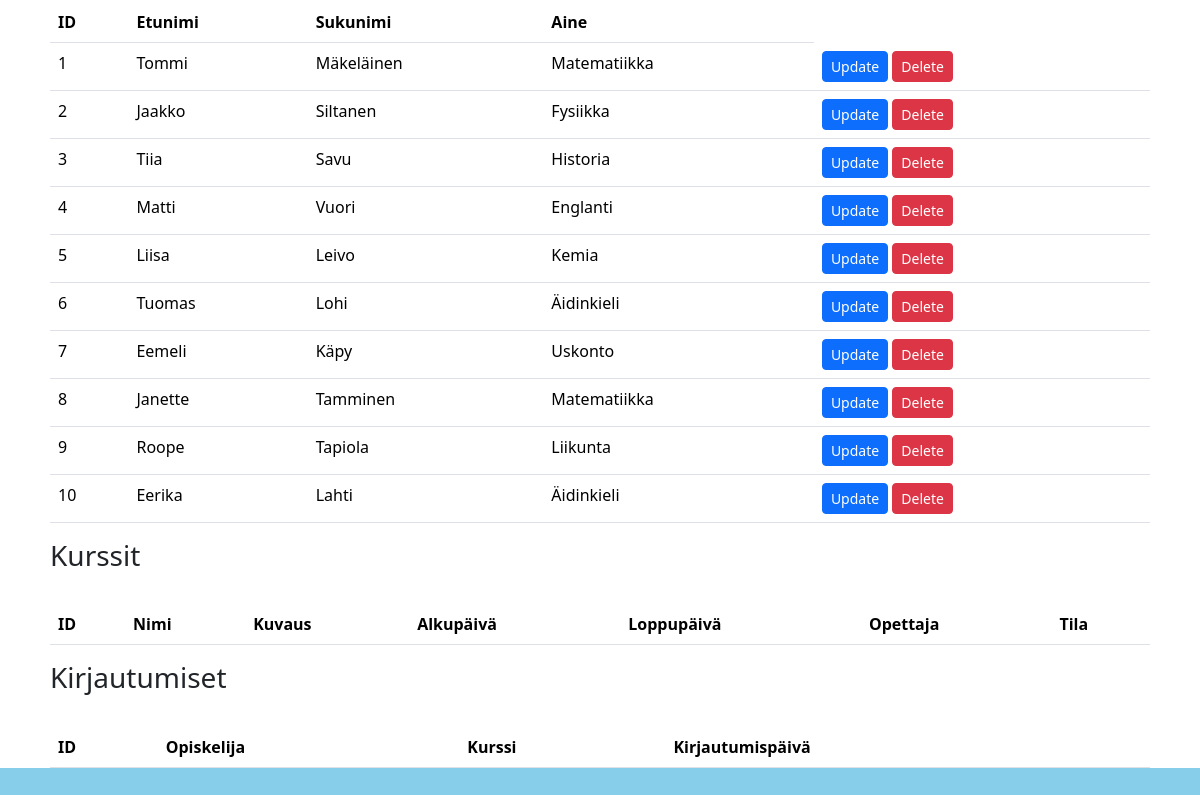
Page /Koodi/tiedot.php (lower part) on the earlier database version.
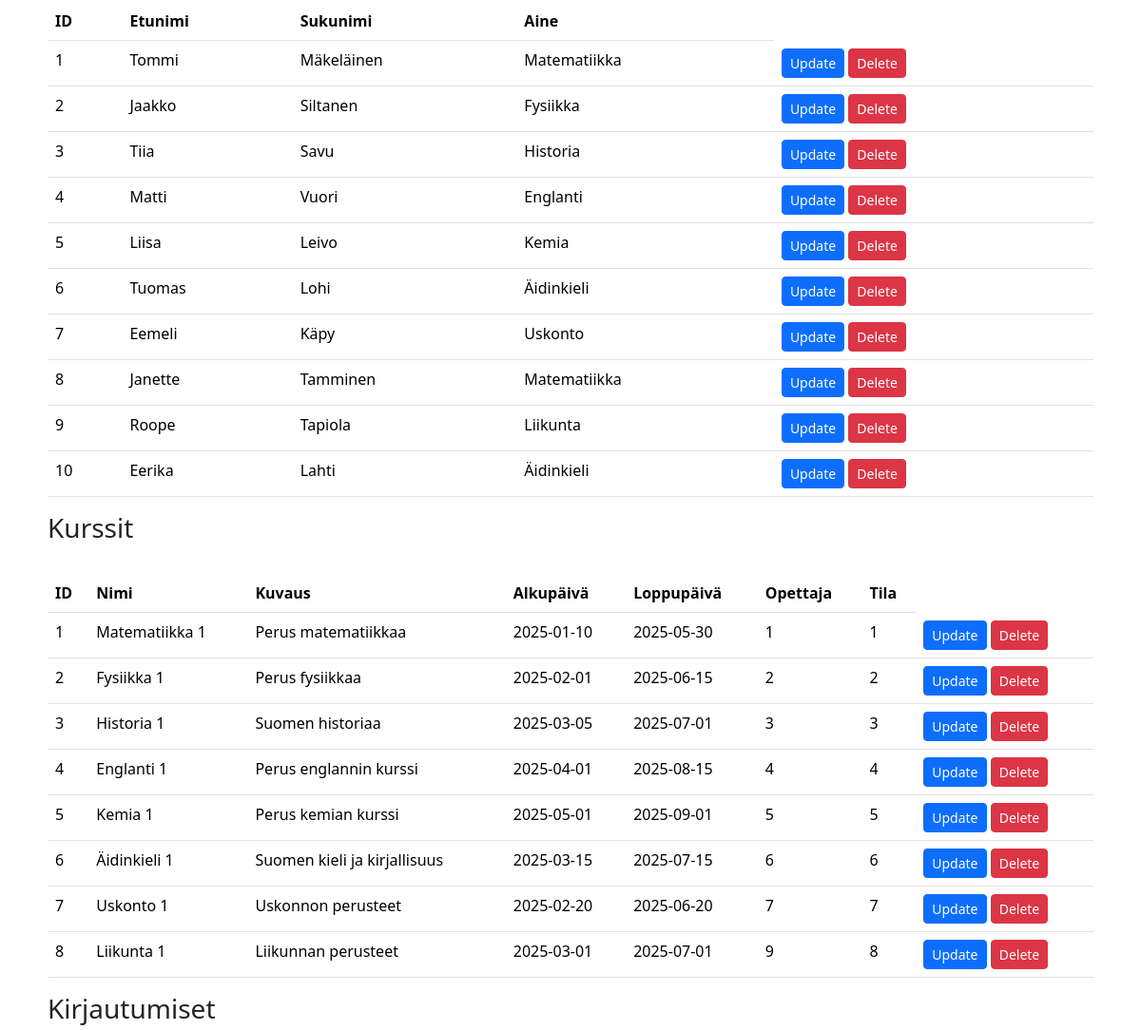
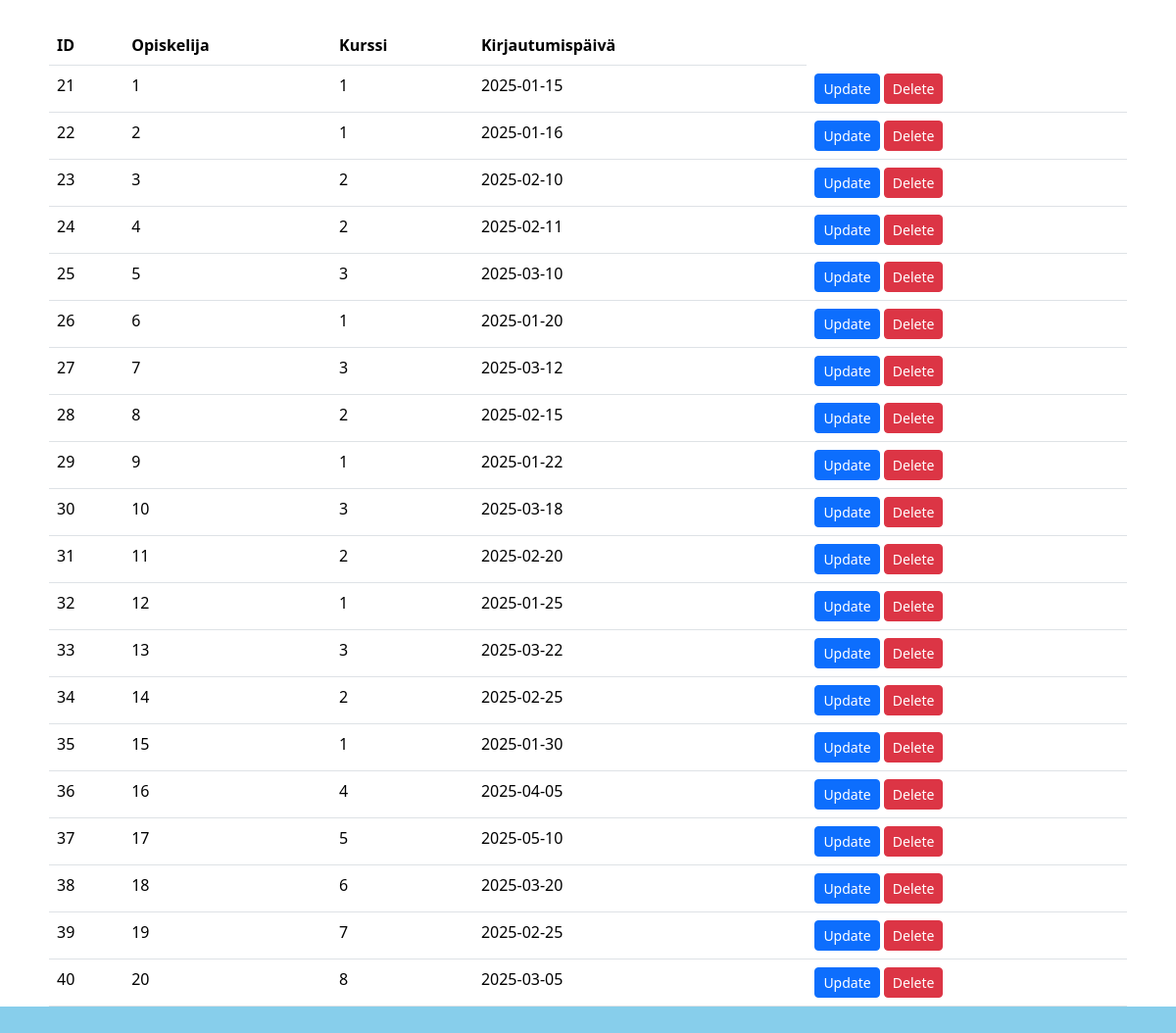
Same page on the later database version (2 pictures, top to bottom).
### tables this page shows
CREATE TABLE `opettajat` (
  `Tunnusnumero` int(11) NOT NULL,
  `Etunimi` varchar(30) NOT NULL,
  `Sukunimi` varchar(30) NOT NULL,
  `Aine` varchar(30) NOT NULL
);

CREATE TABLE `kurssit` (
  `Tunnus` int(11) NOT NULL,
  `Nimi` varchar(30) NOT NULL,
  `Kuvaus` text NOT NULL,
  `Alkupaiva` date NOT NULL,
  `Loppupaiva` date NOT NULL,
  `Opettaja` int(11) NOT NULL,
  `Tila` int(11) NOT NULL
);

CREATE TABLE `kurssikirjautuminen` (
  `Tunnus` int(11) NOT NULL,
  `Opiskelija` int(11) NOT NULL,
  `Kurssi` int(11) NOT NULL,
  `Kirjautumispaiva` date NOT NULL
);

### Koodi/tiedot.php (the view, shortened to what this page needs)
<!DOCTYPE html>
<html lang="en">
<head>
    <link rel="stylesheet" href="styles.css">
    <link href="https://cdn.jsdelivr.net/npm/bootstrap@5.3.8/dist/css/bootstrap.min.css" rel="stylesheet"></head>
<body>
    <div class="box" style="margin: 50px;">
        <div class="opettajat">
            <br>
            <table class="table">
                <thead>
                    <tr>
                        <th>ID</th>
                        <th>Etunimi</th>
                        <th>Sukunimi</th>
                        <th>Aine</th>
                    </tr>
                <thead>
                <tbody>
                    <?php
                    include("yhteys.php");
                    $sql = "SELECT * FROM opettajat";
                        $result = $yhteys->query($sql);
                    while($row = $result->fetch(PDO::FETCH_ASSOC)) {
                        echo"<tr>
                            <td>" . $row["Tunnusnumero"] . "</td>
                            <td>" . $row["Etunimi"] . "</td>
                            <td>" . $row["Sukunimi"] . "</td>
                            <td>" . $row["Aine"] . "</td>
                            <td>
                                <a class='btn btn-primary btn-sm' href='update.php?id=" . $row["Tunnusnumero"] . "'>Update</a>
                                <a class='btn btn-danger btn-sm' href='delete.php?id=" . $row["Tunnusnumero"] . "'>Delete</a>
                            </td>
                        </tr>";
                    }
                    ?>
                </tbody>
            </table>
        </div>
        <div class="kurssit">
            <h3>Kurssit</h3>
            <br>
            <table class="table">
                <thead>
                    <tr>
                        <th>ID</th>
                        <th>Nimi</th>
                        <th>Kuvaus</th>
                        <th>Alkupäivä</th>
                        <th>Loppupäivä</th>
                        <th>Opettaja</th>
                        <th>Tila</th>
                    </tr>
                <thead>
                <tbody>
                    <?php
                    include("yhteys.php");
                    $sql = "SELECT * FROM kurssit";
                        $result = $yhteys->query($sql);
                    while($row = $result->fetch(PDO::FETCH_ASSOC)) {
                        echo"<tr>
                            <td>" . $row["Tunnus"] . "</td>
                            <td>" . $row["Nimi"] . "</td>
                            <td>" . $row["Kuvaus"] . "</td>
                            <td>" . $row["Alkupaiva"] . "</td>
                            <td>" . $row["Loppupaiva"] . "</td>
                            <td>" . $row["Opettaja"] . "</td>
                            <td>" . $row["Tila"] . "</td>
                            <td>
                                <a class='btn btn-primary btn-sm' href='update.php?id=" . $row["Tunnus"] . "'>Update</a>
                                <a class='btn btn-danger btn-sm' href='delete.php?id=" . $row["Tunnus"] . "'>Delete</a>
                            </td>
                        </tr>";
                    }
                    ?>
                </tbody>
            </table>
        </div>
        <div class="kirjautumiset">
            <h3>Kirjautumiset</h3>
            <br>
            <table class="table">
                <thead>
                    <tr>
                        <th>ID</th>
                        <th>Opiskelija</th>
                        <th>Kurssi</th>
                        <th>Kirjautumispäivä</th>
                    </tr>
                <thead>
                <tbody>
                    <?php
                    include("yhteys.php");
                    $sql = "SELECT * FROM kurssikirjautuminen";
                        $result = $yhteys->query($sql);
                    while($row = $result->fetch(PDO::FETCH_ASSOC)) {
                        echo"<tr>
                            <td>" . $row["Tunnus"] . "</td>
                            <td>" . $row["Opiskelija"] . "</td>
                            <td>" . $row["Kurssi"] . "</td>
                            <td>" . $row["Kirjautumispaiva"] . "</td>
                            <td>
                                <a class='btn btn-primary btn-sm' href='update.php?id=" . $row["Tunnus"] . "'>Update</a>
                                <a class='btn btn-danger btn-sm' href='delete.php?id=" . $row["Tunnus"] . "'>Delete</a>
                            </td>
                        </tr>";
                    }
                    ?>
                </tbody>
            </table>
        </div>
    </div>
</body>
</html>

### Koodi/styles.css (style rules this page uses)
html, body { margin: 0; padding: 0; background-color: skyblue; min-height: 150vh; }

Differences in the rows shown:
added kurssit: Tunnus "1", Nimi "Matematiikka 1", Kuvaus "Perus matematiikkaa", Alkupaiva "2025-01-10", Loppupaiva "2025-05-30", Opettaja "1", Tila "1"
added kurssit: Tunnus "2", Nimi "Fysiikka 1", Kuvaus "Perus fysiikkaa", Alkupaiva "2025-02-01", Loppupaiva "2025-06-15", Opettaja "2", Tila "2"
added kurssit: Tunnus "3", Nimi "Historia 1", Kuvaus "Suomen historiaa", Alkupaiva "2025-03-05", Loppupaiva "2025-07-01", Opettaja "3", Tila "3"
added kurssit: Tunnus "4", Nimi "Englanti 1", Kuvaus "Perus englannin kurssi", Alkupaiva "2025-04-01", Loppupaiva "2025-08-15", Opettaja "4", Tila "4"
added kurssit: Tunnus "5", Nimi "Kemia 1", Kuvaus "Perus kemian kurssi", Alkupaiva "2025-05-01", Loppupaiva "2025-09-01", Opettaja "5", Tila "5"
added kurssit: Tunnus "6", Nimi "Äidinkieli 1", Kuvaus "Suomen kieli ja kirjallisuus", Alkupaiva "2025-03-15", Loppupaiva "2025-07-15", Opettaja "6", Tila "6"
added kurssit: Tunnus "7", Nimi "Uskonto 1", Kuvaus "Uskonnon perusteet", Alkupaiva "2025-02-20", Loppupaiva "2025-06-20", Opettaja "7", Tila "7"
added kurssit: Tunnus "8", Nimi "Liikunta 1", Kuvaus "Liikunnan perusteet", Alkupaiva "2025-03-01", Loppupaiva "2025-07-01", Opettaja "9", Tila "8"
added kurssikirjautuminen: Tunnus "21", Opiskelija "1", Kurssi "1", Kirjautumispaiva "2025-01-15"
added kurssikirjautuminen: Tunnus "22", Opiskelija "2", Kurssi "1", Kirjautumispaiva "2025-01-16"
added kurssikirjautuminen: Tunnus "23", Opiskelija "3", Kurssi "2", Kirjautumispaiva "2025-02-10"
added kurssikirjautuminen: Tunnus "24", Opiskelija "4", Kurssi "2", Kirjautumispaiva "2025-02-11"
added kurssikirjautuminen: Tunnus "25", Opiskelija "5", Kurssi "3", Kirjautumispaiva "2025-03-10"
added kurssikirjautuminen: Tunnus "26", Opiskelija "6", Kurssi "1", Kirjautumispaiva "2025-01-20"
added kurssikirjautuminen: Tunnus "27", Opiskelija "7", Kurssi "3", Kirjautumispaiva "2025-03-12"
added kurssikirjautuminen: Tunnus "28", Opiskelija "8", Kurssi "2", Kirjautumispaiva "2025-02-15"
added kurssikirjautuminen: Tunnus "29", Opiskelija "9", Kurssi "1", Kirjautumispaiva "2025-01-22"
added kurssikirjautuminen: Tunnus "30", Opiskelija "10", Kurssi "3", Kirjautumispaiva "2025-03-18"
added kurssikirjautuminen: Tunnus "31", Opiskelija "11", Kurssi "2", Kirjautumispaiva "2025-02-20"
added kurssikirjautuminen: Tunnus "32", Opiskelija "12", Kurssi "1", Kirjautumispaiva "2025-01-25"
added kurssikirjautuminen: Tunnus "33", Opiskelija "13", Kurssi "3", Kirjautumispaiva "2025-03-22"
added kurssikirjautuminen: Tunnus "34", Opiskelija "14", Kurssi "2", Kirjautumispaiva "2025-02-25"
added kurssikirjautuminen: Tunnus "35", Opiskelija "15", Kurssi "1", Kirjautumispaiva "2025-01-30"
added kurssikirjautuminen: Tunnus "36", Opiskelija "16", Kurssi "4", Kirjautumispaiva "2025-04-05"
added kurssikirjautuminen: Tunnus "37", Opiskelija "17", Kurssi "5", Kirjautumispaiva "2025-05-10"
added kurssikirjautuminen: Tunnus "38", Opiskelija "18", Kurssi "6", Kirjautumispaiva "2025-03-20"
added kurssikirjautuminen: Tunnus "39", Opiskelija "19", Kurssi "7", Kirjautumispaiva "2025-02-25"
added kurssikirjautuminen: Tunnus "40", Opiskelija "20", Kurssi "8", Kirjautumispaiva "2025-03-05"
